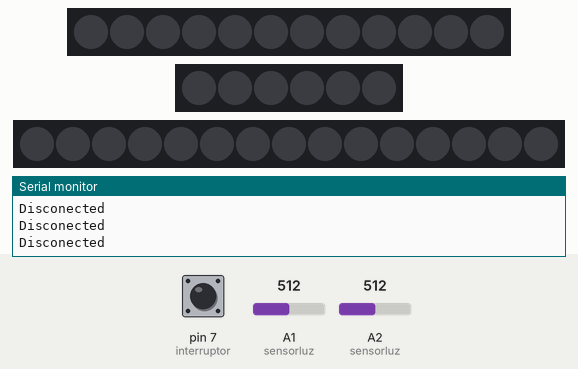
This sketch was run on a simulated Arduino Uno, built with avr-gcc and run on an emulated ATmega328P. Parts: 12 RGB LEDs in strip order, left to right, 6 RGB LEDs in strip order, left to right, 15 RGB LEDs in strip order, left to right, the last lines printed to the serial monitor. The inputs (shaded band) are chosen by the test bench; at power-on: pin 7 (interruptor) HIGH, A1 (sensorluz) = 512, A2 (sensorluz) = 512. Dim RGB values are drawn brighter than linear.

Above: at 1.2 s.
1.3 s: pin 7 (interruptor) pulled LOW for 0.15 s
At 1.68 s:
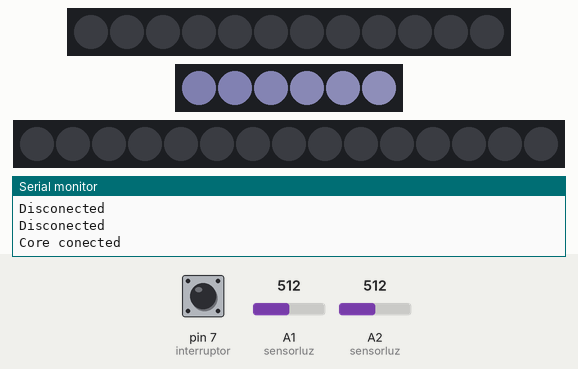
3.7 s: pin 7 (interruptor) pulled LOW for 3.2 s
At 6.6 s:
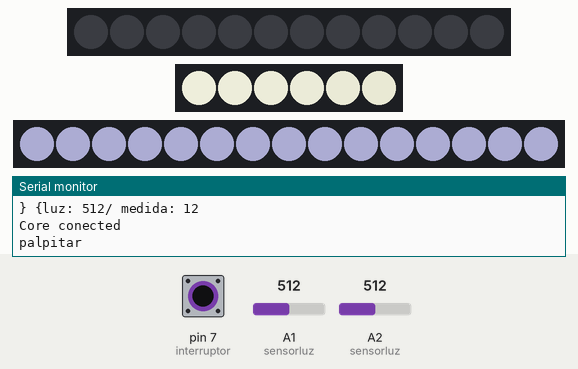
8.5 s: pin 7 (interruptor) pulled LOW for 1 s
At 9.36 s:
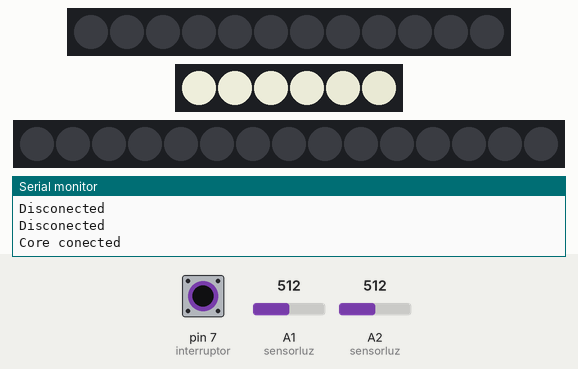
Timing chart, 0 to 11.6 s (numbered marks = the images above; inputs shaded):
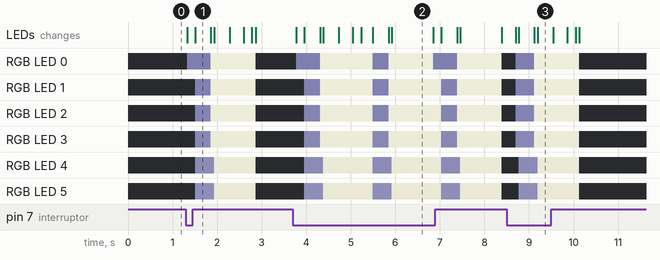

Measured:
- after the input at 1.3 s, RGB LED 0: off → RGB(39, 39, 54) at once, → RGB(200, 200, 184) 0.53 s later, → off 1.0 s later; RGB LED 1: off → RGB(42, 42, 58) after 0.21 s, → RGB(197, 197, 181) 0.35 s later, → off 1.0 s later
- after the input at 8.5 s, RGB LED 0: off → RGB(39, 39, 54) after 0.20 s, → RGB(200, 200, 184) 0.43 s later, → off 1.0 s later; RGB LED 1: off → RGB(42, 42, 58) after 0.20 s, → RGB(197, 197, 181) 0.43 s later, → off 1.0 s later
- what the display in image 2 shows lasts 1.0 s, from 5.9 s to 6.9 s

The sketch:

IronMorse.ino
```cpp
#include <Adafruit_NeoPixel.h>

int tira1 = 3;
int tira2 = 4;
int tira5 = 5;
int puntosled = 12;
int puntosheart1 = 6;
int puntosheart2 = 15;
int interruptor = 7;
int pulsador=0;

Adafruit_NeoPixel strip1 = Adafruit_NeoPixel(puntosled, tira1, NEO_GRB + NEO_KHZ800);
Adafruit_NeoPixel strip2 = Adafruit_NeoPixel(puntosheart1, tira2, NEO_GRB + NEO_KHZ800);
Adafruit_NeoPixel strip5 = Adafruit_NeoPixel(puntosheart2, tira5, NEO_GRB + NEO_KHZ800);

int mediluz = A1;
int medipot = A2;

int corto = 250;
int largo = 1000;
int espera = 1000;
int vuelta = 20;
int pulsar = 35;
int bombeo = 11;
int factor = 4;

void iniled(){
  strip1.begin();
  strip1.setBrightness(200);
  strip1.show();
  strip1.clear();

  strip2.begin();
  strip2.setBrightness(200);
  strip2.show();
  strip2.clear();

  strip5.begin();
  strip5.setBrightness(200);
  strip5.show();
  strip5.clear();
}

void a(){punto(); raya(); delay(espera);}
void b(){raya(); punto(); punto(); punto(); delay(espera);}
void c(){raya(); punto(); raya(); punto(); delay(espera);}
void d(){raya(); punto(); punto(); delay(espera);}
void e(){punto(); delay(espera);}
void f(){punto(); punto(); raya(); punto(); delay(espera);}
void g(){raya(); raya(); punto(); delay(espera);}
void h(){punto(); punto(); punto(); punto(); delay(espera);}
void i(){punto(); punto(); delay(espera);}
void j(){punto(); raya(); raya();raya(); delay(espera);}
void k(){raya(); punto(); raya(); delay(espera);}
void l(){punto(); raya(); punto(); punto(); delay(espera);}
void m(){raya(); raya(); delay(espera);}
void n(){raya(); punto(); delay(espera);}
void o(){raya(); raya(); raya(); delay(espera);}
void p(){punto(); raya(); raya(); punto(); delay(espera);}
void q(){raya(); raya(); punto(); raya(); delay(espera);}
void r(){punto(); raya(); punto(); delay(espera);}
void s(){punto(); punto(); punto(); delay(espera);}
void t(){raya(); delay(espera);}
void u(){punto(); punto; raya(); delay(espera);}
void v(){punto(); punto(); punto(); raya(); delay(espera);}
void w(){punto(); raya(); raya(); delay(espera);}
void x(){raya(); punto(); punto(); raya(); delay(espera);}
void y(){raya(); punto(); raya(); raya(); delay(espera);}
void z(){raya(); raya(); punto(); punto(); delay(espera);}

void punto(){
  for (int i = 0; i <= puntosled; i++) {
    strip1.setPixelColor(i, 120, 125, 250);
    strip1.show();
  }
  delay(corto);
  strip1.clear();
  strip1.show();
  delay(corto);
}

void raya(){
  for (int i = 0; i <= puntosled; i++) {
    strip1.setPixelColor(i, 120, 125, 250);
    strip1.show();
  }
  delay(largo);
  strip1.clear();
  strip1.show();
  delay(corto);
}

void start(){
 for (int i = 0; i <= 10; i++) {
  strip1.setPixelColor(i, 1+i*10, 200, 1);
  strip1.show();
 }
  delay(1000);
  strip1.clear();
  strip1.show();
  delay(1000);
}

void disconected(){
 for (int i = 0; i <= 10; i++) {
  strip1.setPixelColor(i, 10, 1, 1);
  strip1.show();
 }
  delay(30);

  for (int i = 0; i <= 10; i++) {
  strip1.setPixelColor(i, 60, 1, 1);
  strip1.show();
 }
  delay(50);
   for (int i = 0; i <= 10; i++) {
  strip1.setPixelColor(i, 10, 200, 1);
  strip1.show();
 }
  delay(3);

  for (int i = 0; i <= 10; i++) {
  strip1.setPixelColor(i, 30, 1, 1);
  strip1.show();
 }
  delay(3);


}

void beat(){
  for (int i = 0; i <= bombeo ; i++) {
      strip2.setPixelColor(i, 50+i*factor, 50+i*factor, 50+i*factor+20);
      strip2.show();
      delay(pulsar);
 }

 for (int i = 0; i <= bombeo ; i++) {
      strip2.setPixelColor(i, 255-i*factor, 255-i*factor, 255-i*factor-20);
      strip2.show();
      delay(pulsar);
      }
 Serial.println("palpitar");
}

void beatone(){
  for (int i = 0; i <= bombeo ; i++) {
      strip2.setPixelColor(i, 50+i*factor, 50+i*factor, 50+i*factor+20);
      strip2.show();
      delay(pulsar);
 }

 Serial.println("palpitar");
}

void snake(){
  for (int i = 0; i <= puntosheart2 ; i++) {
      strip5.setPixelColor(i, 210, 210, 255);
      strip5.show();
      delay(vuelta);
      strip5.setPixelColor(i, 130, 130, 160);
      strip5.show();
      delay(vuelta);

      }
    Serial.println("lucecicas");

}

void sensorluz(){
 int poten = analogRead(A2);
 int medipot = map(poten, 0, 1023, 0, 30);
  Serial.print("{potpoten: ");
  Serial.print(poten);
  Serial.print("/ sensibilidad: ");
  Serial.println(medipot);

 int mediluz = analogRead(A1);
 int medipos = map(mediluz, 800, 100, 0, 30);
  Serial.print("} {luz: ");
  Serial.print(mediluz);
  Serial.print("/ medida: ");
  Serial.println(medipos);

  if (medipos > medipot){
  //un parpadeo rojo de inicio
    start();
  //emision
      j(); Serial.print("- j -");
      a(); Serial.print(" a -");
      r(); Serial.print(" r -");
      v(); Serial.print(" v -");
      i(); Serial.print(" i -");
      s(); Serial.println(" s -");
  }
     else {
     strip1.clear();
     strip1.show();
     }
     delay(5);
}


void setup(){
  Serial.begin(9600);
  Serial.println("+++ Industrias Stark +++ iniciando a jarvis ...");
  pinMode(interruptor, INPUT_PULLUP);
  iniled();
}

void loop(){
  pulsador = digitalRead(interruptor);
  if (pulsador==LOW) {
    Serial.println("Core conected");
    beat();
    snake();
    sensorluz();
  }
  else{
    Serial.println("Disconected");
    strip1.clear();
    strip1.show();

    strip2.clear();
    strip2.show();

    strip5.clear();
    strip5.show();
    //disconected();
    delay(100);
    }
}
```
